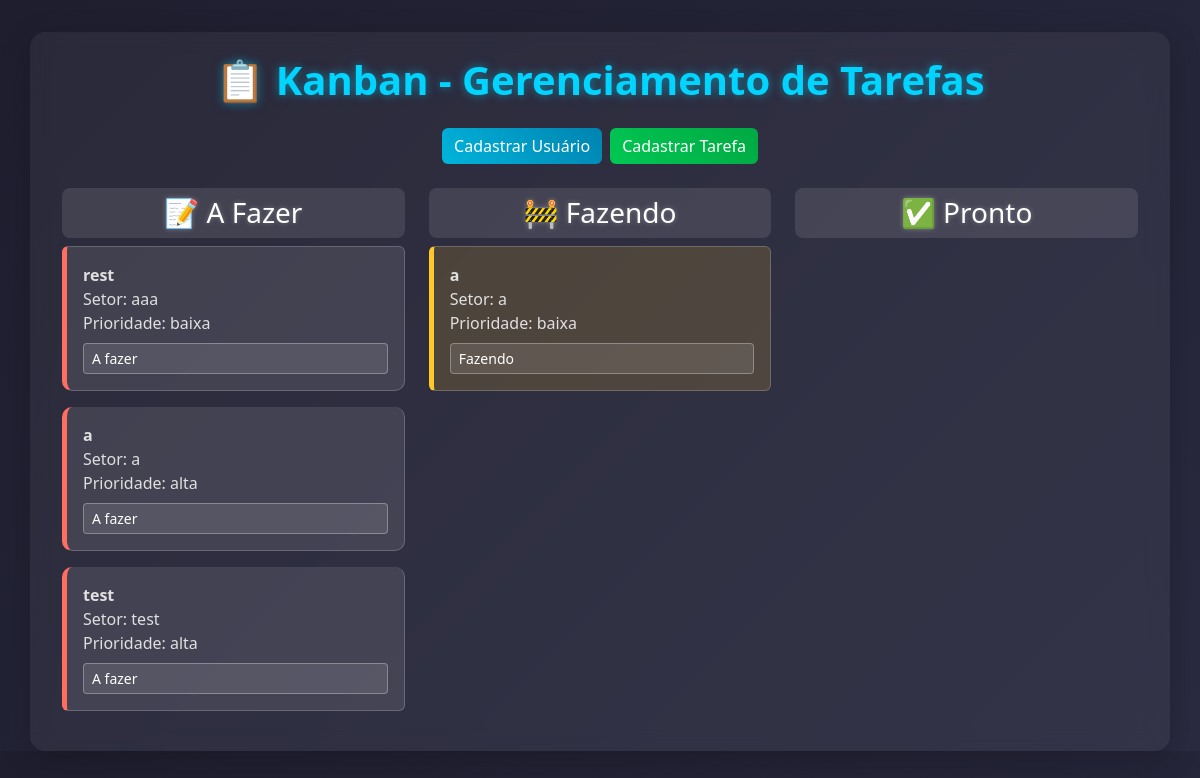
Before: / with the older database file.
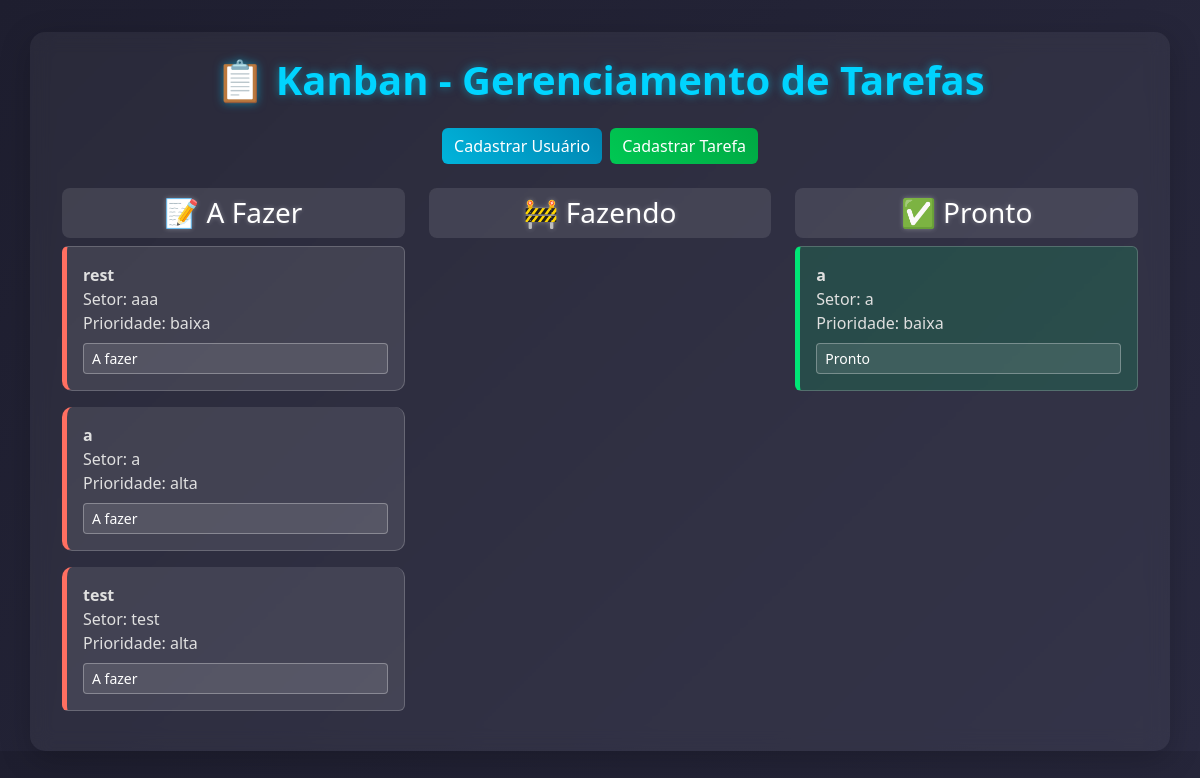
After: the same page with the newer database file.
### tables this page shows
CREATE TABLE tarefas (
            id INTEGER PRIMARY KEY AUTOINCREMENT,
            id_usuario INTEGER,
            descricao TEXT NOT NULL,
            setor TEXT NOT NULL,
            prioridade TEXT NOT NULL,
            data_cadastro TEXT NOT NULL,
            status TEXT DEFAULT 'a fazer',
            FOREIGN KEY (id_usuario) REFERENCES usuarios(id)
        );

### app.py (the view)
@app.route('/')
def index():
    conn = sqlite3.connect('database.db')
    c = conn.cursor()
    c.execute("SELECT * FROM tarefas")
    tarefas = c.fetchall()
    conn.close()
    return render_template('index.html', tarefas=tarefas)

### templates/index.html (shortened to what this page needs)
<!DOCTYPE html>
<html lang="pt-BR">
<head>
    <link href="https://cdn.jsdelivr.net/npm/bootstrap@5.3.0/dist/css/bootstrap.min.css" rel="stylesheet">
</head>
<body>
    <div class="container py-4">
        <h1 class="text-center mb-4">📋 Kanban - Gerenciamento de Tarefas</h1>
        <div class="d-flex justify-content-center mb-4">
            <a href="/add_usuario" class="btn btn-primary me-2">Cadastrar Usuário</a>
            <a href="/add_tarefa" class="btn btn-success">Cadastrar Tarefa</a>
        </div>
        <div class="row">
            <div class="col-md-4">
                <h3 class="text-center">📝 A Fazer</h3>
                <ul class="list-group">
                    {% for tarefa in tarefas if tarefa[6] == 'a fazer' %}
                        <li class="list-group-item a-fazer">
                            <strong>{{ tarefa[2] }}</strong><br>
                            Setor: {{ tarefa[3] }}<br>
                            Prioridade: {{ tarefa[4] }}
                            <form action="{{ url_for('mudar_status', tarefa_id=tarefa[0]) }}" method="post" class="mt-2">
                                <select name="status" class="form-select form-select-sm" onchange="this.form.submit()">
                                    <option value="a fazer" {% if tarefa[6] == 'a fazer' %}selected{% endif %}>A fazer</option>
                                </select>
                            </form>
                        </li>
                    {% endfor %}
                </ul>
            </div>
            <div class="col-md-4">
                <h3 class="text-center">🚧 Fazendo</h3>
                <ul class="list-group">
                    {% for tarefa in tarefas if tarefa[6] == 'fazendo' %}
                        <li class="list-group-item fazendo">
                            <strong>{{ tarefa[2] }}</strong><br>
                            Setor: {{ tarefa[3] }}<br>
                            Prioridade: {{ tarefa[4] }}
                            <form action="{{ url_for('mudar_status', tarefa_id=tarefa[0]) }}" method="post" class="mt-2">
                                <select name="status" class="form-select form-select-sm" onchange="this.form.submit()">
                                    <option value="fazendo" {% if tarefa[6] == 'fazendo' %}selected{% endif %}>Fazendo</option>
                                </select>
                            </form>
                        </li>
                    {% endfor %}
                </ul>
            </div>
            <div class="col-md-4">
                <h3 class="text-center">✅ Pronto</h3>
                <ul class="list-group">
                    {% for tarefa in tarefas if tarefa[6] == 'pronto' %}
                        <li class="list-group-item pronto">
                            <strong>{{ tarefa[2] }}</strong><br>
                            Setor: {{ tarefa[3] }}<br>
                            Prioridade: {{ tarefa[4] }}
                            <form action="{{ url_for('mudar_status', tarefa_id=tarefa[0]) }}" method="post" class="mt-2">
                                <select name="status" class="form-select form-select-sm" onchange="this.form.submit()">
                                    <option value="pronto" {% if tarefa[6] == 'pronto' %}selected{% endif %}>Pronto</option>
                                </select>
                            </form>
                        </li>
                    {% endfor %}
                </ul>
            </div>
        </div>
    </div>
</body>
</html>

### templates/index.html (style rules this page uses)
body { background: linear-gradient(135deg, #1e1e2f 0%, #2a2a40 100%); color: #ffffff; font-family: 'Segoe UI', Tahoma, Geneva, Verdana, sans-serif; }
.container { background: rgba(255, 255, 255, 0.05); border-radius: 15px; padding: 2rem; box-shadow: 0 8px 32px rgba(0, 0, 0, 0.2); backdrop-filter: blur(10px); margin-top: 2rem; }
h1 { color: #00d4ff; text-shadow: 0 0 10px rgba(0, 212, 255, 0.5); font-weight: 700; }
.btn-primary { background: linear-gradient(45deg, #00b4db, #0083b0); border: none; transition: transform 0.2s, box-shadow 0.2s; }
.btn-success { background: linear-gradient(45deg, #00c853, #00a843); border: none; transition: transform 0.2s, box-shadow 0.2s; }
h3 { color: #ffffff; text-shadow: 0 0 5px rgba(255, 255, 255, 0.3); padding: 0.5rem; border-radius: 8px; background: rgba(255, 255, 255, 0.1); }
.list-group-item { background: rgba(255, 255, 255, 0.1); border: 1px solid rgba(255, 255, 255, 0.2); border-radius: 10px; margin-bottom: 1rem; padding: 1rem; transition: transform 0.2s, box-shadow 0.2s; color: #e0e0e0; }
.list-group-item.a-fazer { border-left: 5px solid #ff6f61; }
.list-group-item.pronto { border-left: 5px solid #00e676; background: rgba(0, 230, 118, 0.15); }
.form-select { background: rgba(255, 255, 255, 0.1); color: #ffffff; border: 1px solid rgba(255, 255, 255, 0.3); transition: all 0.2s; }
.form-select option { background: #2a2a40; color: #ffffff; }

Changed rows visible on the page:
changed tarefas: moves from the list under "🚧 Fazendo" to the list under "✅ Pronto"
